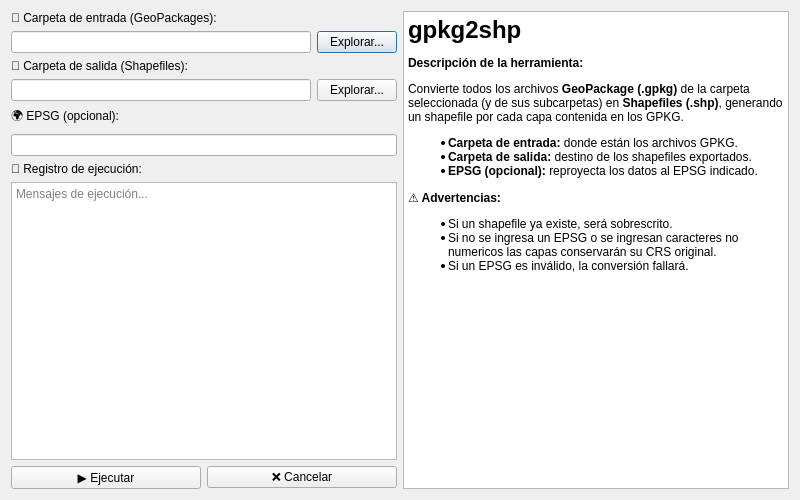
<?xml version="1.0" encoding="UTF-8"?>
<ui version="4.0">
 <class>Gpkg2ShpDialog</class>
 <widget class="QDialog" name="Gpkg2ShpDialog">
  <property name="geometry">
   <rect>
    <x>0</x>
    <y>0</y>
    <width>800</width>
    <height>500</height>
   </rect>
  </property>
  <property name="windowTitle">
   <string>GPKG → SHP</string>
  </property>
  <layout class="QHBoxLayout" name="mainLayout">

   <!-- Columna izquierda: opciones -->
   <item>
    <layout class="QVBoxLayout" name="leftLayout">

     <!-- Carpeta de entrada -->
     <item>
      <widget class="QLabel" name="inputLabel">
       <property name="text">
        <string>📂 Carpeta de entrada (GeoPackages):</string>
       </property>
      </widget>
     </item>
     <item>
      <layout class="QHBoxLayout" name="inputLayout">
       <item>
        <widget class="QLineEdit" name="inputFolderLineEdit"/>
       </item>
       <item>
        <widget class="QPushButton" name="inputBrowseButton">
         <property name="text">
          <string>Explorar...</string>
         </property>
        </widget>
       </item>
      </layout>
     </item>

     <!-- Carpeta de salida -->
     <item>
      <widget class="QLabel" name="outputLabel">
       <property name="text">
        <string>💾 Carpeta de salida (Shapefiles):</string>
       </property>
      </widget>
     </item>
     <item>
      <layout class="QHBoxLayout" name="outputLayout">
       <item>
        <widget class="QLineEdit" name="outputFolderLineEdit"/>
       </item>
       <item>
        <widget class="QPushButton" name="outputBrowseButton">
         <property name="text">
          <string>Explorar...</string>
         </property>
        </widget>
       </item>
      </layout>
     </item>

     <!-- EPSG destino -->
     <item>
      <widget class="QLabel" name="epsgLabelTitle">
       <property name="text">
        <string>🌍 EPSG (opcional):</string>
       </property>
      </widget>
     </item>
     <item>
      <layout class="QHBoxLayout" name="epsgLayout">
       <item>
        <widget class="QLineEdit" name="epsgLineEdit"/>
       </item>
      </layout>
     </item>

     <!-- Log de ejecución -->
     <item>
      <widget class="QLabel" name="logLabel">
       <property name="text">
        <string>📜 Registro de ejecución:</string>
       </property>
      </widget>
     </item>
     <item>
      <widget class="QTextEdit" name="logTextEdit">
       <property name="readOnly">
        <bool>true</bool>
       </property>
       <property name="placeholderText">
        <string>Mensajes de ejecución...</string>
       </property>
      </widget>
     </item>

     <!-- Botones -->
     <item>
      <layout class="QHBoxLayout" name="buttonsLayout">
       <item>
        <widget class="QPushButton" name="runButton">
         <property name="text">
          <string>▶ Ejecutar</string>
         </property>
        </widget>
       </item>
       <item>
        <widget class="QPushButton" name="cancelButton">
         <property name="text">
          <string>❌ Cancelar</string>
         </property>
        </widget>
       </item>
      </layout>
     </item>

    </layout>
   </item>

   <!-- Columna derecha: descripción + advertencias -->
   <item>
    <layout class="QVBoxLayout" name="rightLayout">
     <item>
      <widget class="QTextEdit" name="descriptionText">
       <property name="readOnly">
        <bool>true</bool>
       </property>
       <property name="html">
        <string>
         <![CDATA[
         <h1><b>gpkg2shp</b></h1>
         <p><b>Descripción de la herramienta:</b></p>
         <p>Convierte todos los archivos <b>GeoPackage (.gpkg)</b> de la carpeta seleccionada (y de sus subcarpetas) en <b>Shapefiles (.shp)</b>, 
            generando un shapefile por cada capa contenida en los GPKG.</p>
         <ul>
           <li><b>Carpeta de entrada:</b> donde están los archivos GPKG.</li>
           <li><b>Carpeta de salida:</b> destino de los shapefiles exportados.</li>
           <li><b>EPSG (opcional):</b> reproyecta los datos al EPSG indicado.</li>
         </ul>
         <p><b>⚠ Advertencias:</b></p>
         <ul>
           <li>Si un shapefile ya existe, será sobrescrito.</li>
           <li>Si no se ingresa un EPSG o se ingresan caracteres no numericos las capas conservarán su CRS original.</li>
           <li>Si un EPSG es inválido, la conversión fallará.</li>
         </ul>
         ]]>
        </string>
       </property>
      </widget>
     </item>
    </layout>
   </item>

  </layout>
 </widget>
 <resources/>
 <connections/>
</ui>
